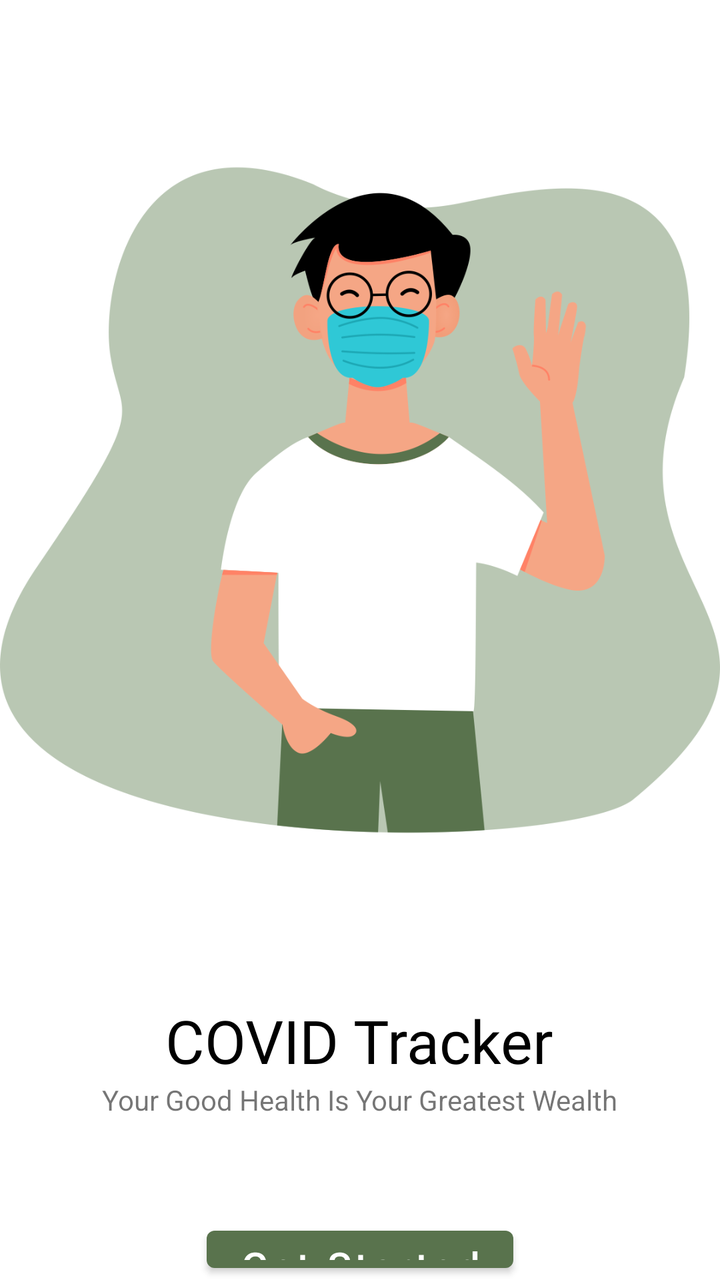
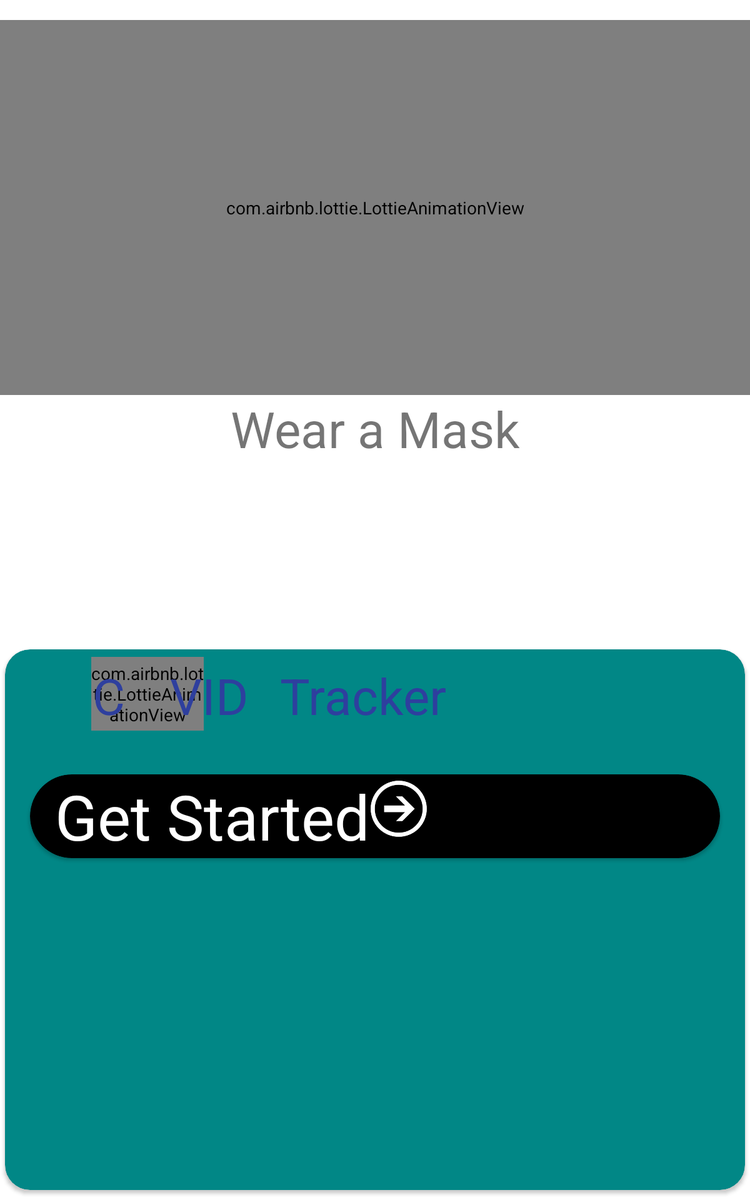

Compare how this app lays out the same screen by default and in its alternative resource folder. The renders come first, then the two layout files and the values they reference.
<!-- AndroidManifest.xml: application theme Theme.COVIDTracker -->
<!-- res/layout/activity_home.xml -->
<?xml version="1.0" encoding="utf-8"?>
<androidx.constraintlayout.widget.ConstraintLayout xmlns:android="http://schemas.android.com/apk/res/android"
    xmlns:app="http://schemas.android.com/apk/res-auto"
    xmlns:tools="http://schemas.android.com/tools"
    android:id="@+id/main"
    android:layout_width="match_parent"
    android:layout_height="match_parent"
    android:layout_gravity="center"
    tools:context=".HomeActivity">

    <LinearLayout
        android:layout_width="match_parent"
        android:layout_height="match_parent"
        android:orientation="vertical">


        <ImageView
            android:layout_width="wrap_content"
            android:layout_height="500dp"
            android:src="@drawable/main">


        </ImageView>

        <TextView
            android:layout_width="wrap_content"
            android:layout_height="wrap_content"
            android:text="COVID Tracker"
            android:fontFamily="@font/martel_sans_bold"
            android:textColor="@color/black"
            android:textSize="30sp"
            android:layout_gravity="center">

        </TextView>

        <TextView
            android:layout_width="wrap_content"
            android:layout_height="wrap_content"
            android:text="Your Good Health Is Your Greatest Wealth"
            android:layout_gravity="center"
            android:layout_marginBottom="50dp">

        </TextView>


        <Button

            android:id="@+id/startButton"
            android:layout_width="wrap_content"
            android:layout_height="wrap_content"
            android:text="Get Started"
            android:textSize="20sp"
            android:textAllCaps="false"
            android:layout_gravity="center"
            tools:ignore="MissingConstraints">

        </Button>
    </LinearLayout>




</androidx.constraintlayout.widget.ConstraintLayout>
<!-- resources referenced by this layout -->
<resources>
  <color name="black">#FF000000</color>
  <!-- drawable main: png bitmap (drawable-v24, 93975 bytes) -->
  <style name="Theme.COVIDTracker" parent="Theme.MaterialComponents.DayNight.DarkActionBar">
          
          <item name="colorPrimary">#59734D</item>
          <item name="colorPrimaryVariant">#59734D</item>
  
  
          <item name="colorOnPrimary">@color/white</item>
          
          <item name="colorSecondary">@color/teal_200</item>
          <item name="colorSecondaryVariant">@color/teal_700</item>
          <item name="colorOnSecondary">@color/black</item>
          
          <item name="android:statusBarColor" tools:targetApi="l">?attr/colorPrimaryVariant</item>
          
      </style>
  <color name="white">#FFFFFFFF</color>
  <color name="teal_200">#FF03DAC5</color>
  <color name="teal_700">#FF018786</color>
</resources>
<!-- res/layout-sw600dp/activity_home.xml (the repository's variant of the layout above) -->
<!-- drawn on a 7-inch tablet held upright -->
<?xml version="1.0" encoding="utf-8"?>
<androidx.constraintlayout.widget.ConstraintLayout xmlns:android="http://schemas.android.com/apk/res/android"
    xmlns:app="http://schemas.android.com/apk/res-auto"
    xmlns:tools="http://schemas.android.com/tools"
    android:layout_width="match_parent"
    android:layout_height="match_parent"
    tools:context=".HomeActivity">

    <com.airbnb.lottie.LottieAnimationView
        android:id="@+id/lottieAnimationView"
        android:layout_width="match_parent"
        android:layout_height="300dp"
        android:layout_marginTop="16dp"
        app:layout_constraintEnd_toEndOf="parent"
        app:layout_constraintStart_toStartOf="parent"
        app:layout_constraintTop_toTopOf="parent"
        app:lottie_autoPlay="true"
        app:lottie_loop="true"
        app:lottie_rawRes="@raw/wearmask" />

    <TextView
        android:id="@+id/textView3"
        android:layout_width="wrap_content"
        android:layout_height="wrap_content"

        android:text="Wear a Mask"
        android:textSize="40dp"
        app:layout_constraintEnd_toEndOf="parent"
        app:layout_constraintStart_toStartOf="parent"
        app:layout_constraintTop_toBottomOf="@+id/lottieAnimationView"></TextView>

    <androidx.cardview.widget.CardView
        android:layout_width="match_parent"
        android:layout_height="0dp"
        android:layout_marginTop="150dp"
        app:cardBackgroundColor="@color/teal_700"
        app:cardCornerRadius="20dp"
        android:layout_marginLeft="4dp"
        android:layout_marginRight="4dp"
        android:layout_marginBottom="8dp"
        app:layout_constraintBottom_toBottomOf="parent"
        app:layout_constraintEnd_toEndOf="parent"
        app:layout_constraintStart_toStartOf="parent"
        app:layout_constraintTop_toBottomOf="@+id/textView3">


        <androidx.cardview.widget.CardView
            android:id="@+id/startButton"
            android:layout_width="match_parent"
            android:layout_height="wrap_content"
            android:layout_marginLeft="20dp"
            android:layout_marginTop="100dp"
            android:layout_marginRight="20dp"
            android:padding="2dp"
            app:cardBackgroundColor="@color/black"
            app:cardCornerRadius="60dp">


            <ImageView
                android:id="@+id/imageView"
                android:layout_width="50dp"
                android:layout_height="45dp"
                android:layout_marginLeft="270dp"
                android:layout_marginTop="5dp"
                android:layout_marginBottom="5dp"
                app:srcCompat="@drawable/arrow" />

            <TextView
                android:layout_width="wrap_content"
                android:layout_height="wrap_content"
                android:layout_marginLeft="20dp"
                android:text="Get Started"
                android:textColor="@color/white"
                android:textSize="50dp" />
        </androidx.cardview.widget.CardView>

        <com.airbnb.lottie.LottieAnimationView
            android:layout_width="90dp"
            android:layout_height="59dp"
            android:layout_marginLeft="69dp"
            android:layout_marginTop="6dp"
            app:lottie_autoPlay="true"
            app:lottie_loop="true"
            app:lottie_rawRes="@raw/covidhome" />

        <TextView
            android:layout_width="27dp"
            android:layout_height="59dp"
            android:layout_marginLeft="70dp"
            android:layout_marginTop="10dp"
            android:text="C"
            android:textColor="#2E3F9E"
            android:textSize="40dp" />

        <TextView
            android:layout_width="wrap_content"
            android:layout_height="59dp"
            android:layout_marginLeft="132dp"
            android:layout_marginTop="10dp"
            android:text="VID"
            android:textColor="#2E3F9E"
            android:textSize="40dp" />

        <TextView
            android:layout_width="wrap_content"
            android:layout_height="59dp"
            android:layout_marginLeft="220dp"
            android:layout_marginTop="10dp"
            android:text="Tracker"
            android:textColor="#2E3F9E"
            android:textSize="40dp" />


    </androidx.cardview.widget.CardView>

</androidx.constraintlayout.widget.ConstraintLayout>
<!-- resources referenced by the variant -->
<!-- as a 7-inch tablet held upright resolves them -->
<resources>
  <color name="black">#FF000000</color>
  <color name="teal_700">#FF018786</color>
  <color name="white">#FFFFFFFF</color>
  <!-- drawable arrow: png bitmap (drawable-v24, 3877 bytes) -->
  <style name="Theme.COVIDTracker" parent="Theme.MaterialComponents.DayNight.DarkActionBar">
          
          <item name="colorPrimary">#59734D</item>
          <item name="colorPrimaryVariant">#59734D</item>
  
  
          <item name="colorOnPrimary">@color/white</item>
          
          <item name="colorSecondary">@color/teal_200</item>
          <item name="colorSecondaryVariant">@color/teal_700</item>
          <item name="colorOnSecondary">@color/black</item>
          
          <item name="android:statusBarColor" tools:targetApi="l">?attr/colorPrimaryVariant</item>
          
      </style>
  <color name="teal_200">#FF03DAC5</color>
</resources>
